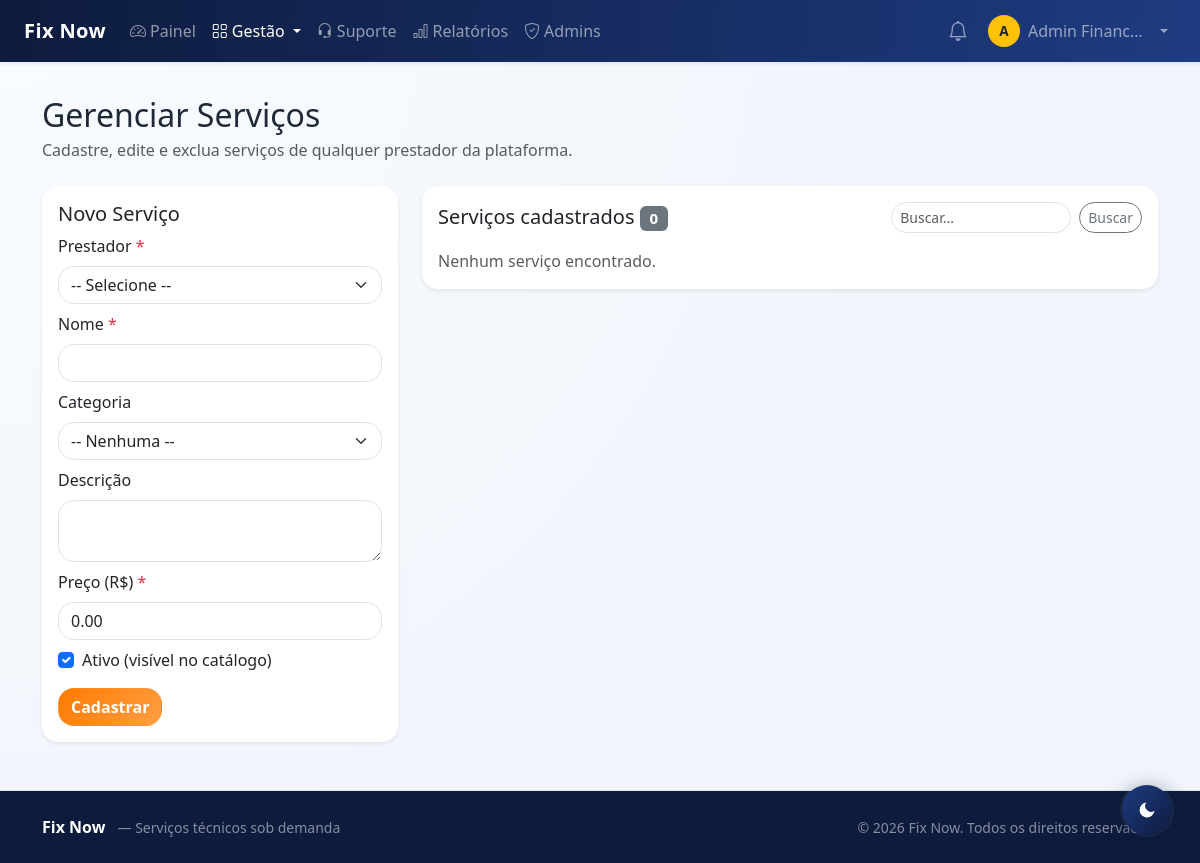
The page /view/admin/servicos.php (signed in) on the database as committed earlier.
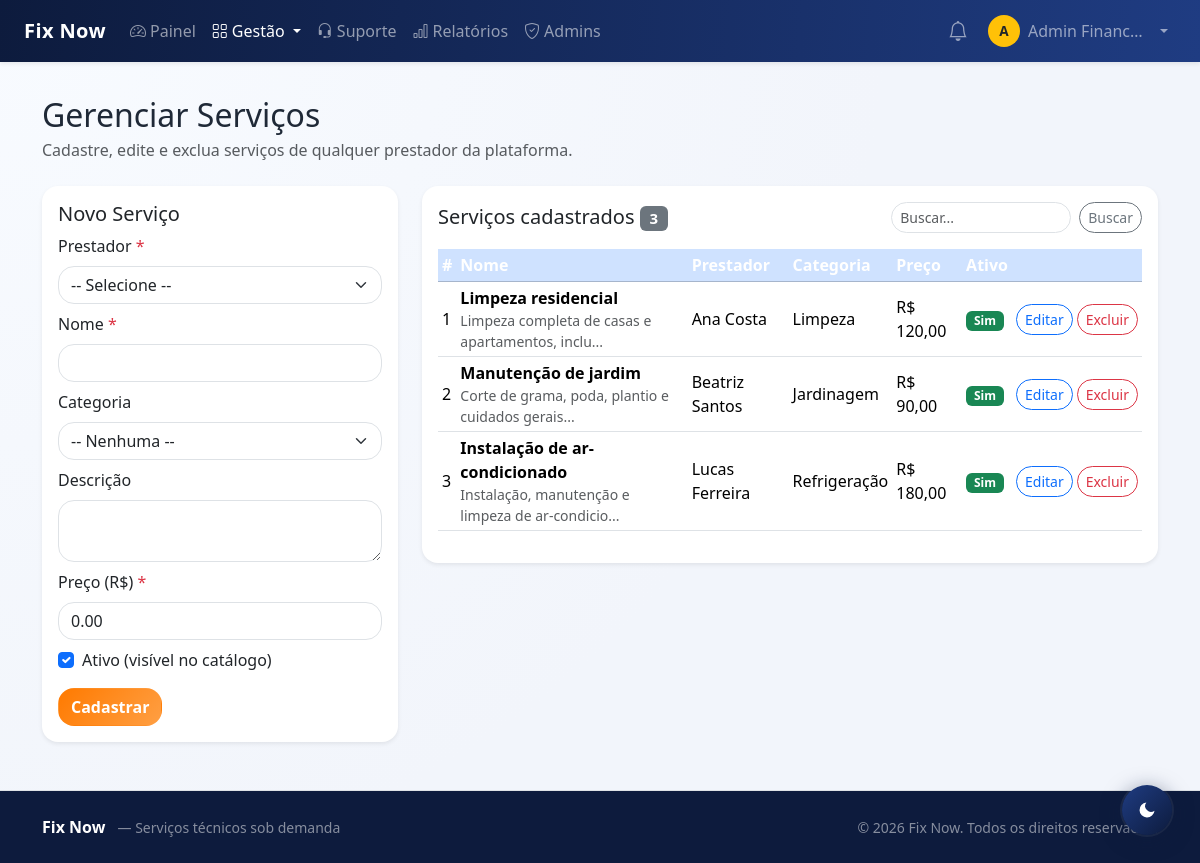
The same page on the database as committed later.
### tables this page shows
CREATE TABLE IF NOT EXISTS servico (
  id           INT AUTO_INCREMENT PRIMARY KEY,
  tecnico_id   INT NOT NULL,
  categoria_id INT NULL,
  nome         VARCHAR(150) NOT NULL,
  descricao    TEXT NULL,
  preco        DECIMAL(10,2) NOT NULL DEFAULT 0.00,
  ativo        TINYINT(1) NOT NULL DEFAULT 1,
  criado_em    TIMESTAMP DEFAULT CURRENT_TIMESTAMP,
  CONSTRAINT fk_servico_tecnico   FOREIGN KEY (tecnico_id)   REFERENCES tecnico(id)   ON DELETE CASCADE,
  CONSTRAINT fk_servico_categoria FOREIGN KEY (categoria_id) REFERENCES categoria(id) ON DELETE SET NULL
);

CREATE TABLE IF NOT EXISTS tecnico (
  id               INT AUTO_INCREMENT PRIMARY KEY,
  nome             VARCHAR(120) NOT NULL,
  email            VARCHAR(150) NULL UNIQUE,
  senha            VARCHAR(255) NULL,
  cpf              CHAR(11) NULL UNIQUE,
  especialidade    VARCHAR(100) NULL DEFAULT NULL,
  telefone         VARCHAR(20) NOT NULL,
  genero           ENUM('Feminino','Masculino','Outro') NOT NULL DEFAULT 'Masculino',
  foto_perfil      VARCHAR(255) NOT NULL,
  documento_path   VARCHAR(255) NULL,
  avaliacao_media  DECIMAL(3,2) DEFAULT 0.00,
  ativo            TINYINT(1) NOT NULL DEFAULT 1,
  status_cadastro  ENUM('Pendente','Aprovado','Recusado') NOT NULL DEFAULT 'Aprovado',
  destaque         TINYINT(1) NOT NULL DEFAULT 0,
  criado_em        TIMESTAMP DEFAULT CURRENT_TIMESTAMP
);

CREATE TABLE IF NOT EXISTS categoria (
  id        INT AUTO_INCREMENT PRIMARY KEY,
  nome      VARCHAR(100) NOT NULL UNIQUE,
  descricao VARCHAR(255) NULL,
  ativo     TINYINT(1) NOT NULL DEFAULT 1,
  criado_em TIMESTAMP DEFAULT CURRENT_TIMESTAMP
);

### view/admin/servicos.php (the view, shortened to what the changed rows need)
<?php
require_once __DIR__ . '/_navbar.php';
$filtro     = trim($_GET['busca'] ?? '');
$stmtS = $pdo->query("
    SELECT s.*, t.nome AS tecnico_nome, c.nome AS categoria_nome
    FROM servico s
    INNER JOIN tecnico t ON t.id = s.tecnico_id
    LEFT JOIN categoria c ON c.id = s.categoria_id
    ORDER BY t.nome ASC, s.nome ASC
");
$todosServicos = $stmtS->fetchAll();
$servicos = $filtro !== ''
    ? array_filter($todosServicos, fn($s) => stripos($s['nome'], $filtro) !== false || stripos($s['tecnico_nome'], $filtro) !== false)
    : $todosServicos;
?>
<!DOCTYPE html>
<html lang="pt-BR">
<head>
  <link href="https://cdn.jsdelivr.net/npm/bootstrap@5.3.3/dist/css/bootstrap.min.css" rel="stylesheet">
  <link href="../../assets/css/style.css" rel="stylesheet">
</head>
<body>
<main class="container py-5 mt-5">
  <h2 class="mb-1">Gerenciar Serviços</h2>
  <div class="row g-4">
    <div class="col-lg-8">
      <div class="card shadow-sm border-0">
        <div class="card-body">
          <div class="d-flex justify-content-between align-items-center mb-3">
            <h5 class="mb-0">Serviços cadastrados <span class="badge bg-secondary"><?= count($todosServicos) ?></span></h5>
            <form method="get" class="d-flex gap-2">
            </form>
          </div>
          <?php if (!$servicos): ?>
            <p class="text-muted mb-0">Nenhum serviço encontrado.</p>
          <?php else: ?>
            <div class="table-responsive">
              <table class="table table-hover align-middle table-sm">
                <thead class="table-primary">
                  <tr><th>#</th><th>Nome</th><th>Prestador</th><th>Categoria</th><th>Preço</th><th>Ativo</th><th></th></tr>
                </thead>
                <tbody>
                <?php foreach ($servicos as $s): ?>
                  <tr>
                    <td><?= (int)$s['id'] ?></td>
                    <td>
                      <div class="fw-semibold"><?= htmlspecialchars($s['nome']) ?></div>
                      <?php if ($s['descricao']): ?><div class="small text-muted"><?= htmlspecialchars(mb_strimwidth($s['descricao'], 0, 50, '...')) ?></div><?php endif; ?>
                    </td>
                    <td><?= htmlspecialchars($s['tecnico_nome']) ?></td>
                    <td><?= htmlspecialchars($s['categoria_nome'] ?? '—') ?></td>
                    <td>R$ <?= number_format((float)$s['preco'], 2, ',', '.') ?></td>
                    <td><span class="badge <?= $s['ativo'] ? 'bg-success' : 'bg-secondary' ?>"><?= $s['ativo'] ? 'Sim' : 'Não' ?></span></td>
                    <td>
                      <div class="d-flex gap-1">
                        <a href="servicos.php?editar=<?= (int)$s['id'] ?>" class="btn btn-sm btn-outline-primary">Editar</a>
                        <form method="post" class="d-inline" onsubmit="return confirm('Excluir este serviço?');">
                          <button class="btn btn-sm btn-outline-danger">Excluir</button>
                        </form>
                      </div>
                    </td>
                  </tr>
                <?php endforeach; ?>
                </tbody>
              </table>
            </div>
          <?php endif; ?>
        </div>
      </div>
    </div>
  </div>
</main>
</body>
</html>

Rows that differ between the two databases and show on the page:
added servico: id "1", nome "Limpeza residencial", descricao "Limpeza completa de casas e apartamentos, inclu...", tecnico.nome "Ana Costa", categoria.nome "Limpeza", preco "120,00", ativo "Sim"
added servico: id "2", nome "Manutenção de jardim", descricao "Corte de grama, poda, plantio e cuidados gerais...", tecnico.nome "Beatriz Santos", categoria.nome "Jardinagem", preco "90,00", ativo "Sim"
added servico: id "3", nome "Instalação de ar-condicionado", descricao "Instalação, manutenção e limpeza de ar-condicio...", tecnico.nome "Lucas Ferreira", categoria.nome "Refrigeração", preco "180,00", ativo "Sim"
Other text that changed with them:
count($todosServicos): "0" → "3"
text no longer shown: "Nenhum serviço encontrado."
text now shown: "# Nome Prestador Categoria Preço Ativo"
